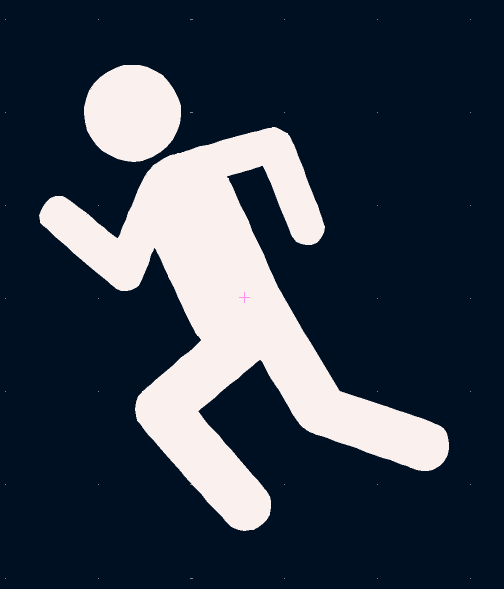
#> input picture Pictures/Internal/Accelerometer.png, 504 x 589 px; its folder holds 5 pictures in this run
$ python oled_images.py
#> lines starting #> are read from the running program, lines starting #| are printed output that depends on the picture
import glob
from PIL import Image
from numpy import *

OUTPUT = 'Pico-code/pictures/'

def process(path: str, oleddim, invert=False):
#> called with path = 'Pictures/Internal/Accelerometer.png', invert = False
    oleddim = array(oleddim)
    img = Image.open(path)
#> img is the input picture: PIL image 504x589 RGBA; mean R, G, B, A 51.3, 61.9, 76.6, 255
    dims = array([img.width, img.height])
#> dims = [504, 589]
    ratio = dims/oleddim
#> ratio = [3.94, 14.72]
    ar = dims[1] / dims[0]
#> ar = 1.17
    ndims = (oleddim[0], int(ar*oleddim[0])) if ratio[0] > ratio[1] else (int(oleddim[1]/ar), oleddim[1])
#> ndims = (34, 40)
    img = img.resize(ndims, Image.Resampling.HAMMING).convert('L')
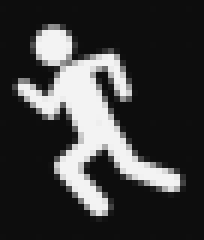
#> img: PIL image 34x40 L (shown 6 times larger); min 13, max 243, mean 60.2

    # img.show()
    ver = 0
    print(OUTPUT + path.split('/')[-1][:-3].replace(" ", "") + 'py')
    output = open(OUTPUT + path.split("/")[-1][:-3].replace(" ", "") + 'py', 'w')
    output.write(f'DIM = ({ndims[0]},{ndims[1]})\nPIXELS = bytes([')
    pixels = img.load()
    for x in range(ndims[0]):
        for y in range(ndims[1]):
            v = (0 if pixels[x,y] > 125 else 1) if invert else (1 if pixels[x,y] > 125 else 0)
            if v == 0:
                continue
            output.write(f'{x},{y},')
            ver += 1
#> after the loop, ver = 283
    output.write('])')
    print(f"Converted {path} ({ver} pixels)")
#| Converted Pictures/Internal/Accelerometer.png (283 pixels)

for path in glob.glob(f"Pictures/Internal/*.png"):
    if path == "Pictures/Internal/logo.png":
        process(path, [128, 64])
        continue
    process(path, [128, 40])
#> pass 2 of the loop `for path in glob.glob(f"Pictures/Internal/*.png"):`:
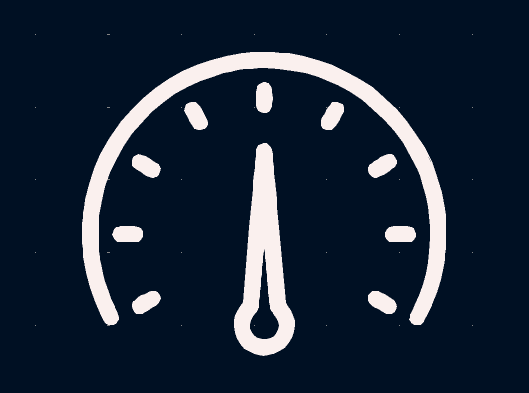
#> input picture Pictures/Internal/Barometer.png, 529 x 393 px
#> in process, img is the input picture: PIL image 529x393 RGBA; mean R, G, B, A 26.7, 39.9, 56.7, 255
#> in process (call 2), `img = img.resize(ndims, Image.Resampling.HAMMING).convert('L')`:
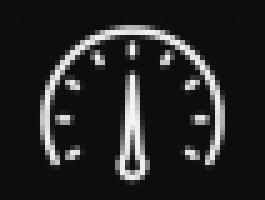
#> img: PIL image 53x40 L (shown 5 times larger); min 13, max 243, mean 37.5
#> after the loop in process (call 2), `for x in range(ndims[0]):`: ver = 227
#| Converted Pictures/Internal/Barometer.png (227 pixels)
#> pass 3 of the loop `for path in glob.glob(f"Pictures/Internal/*.png"):`:
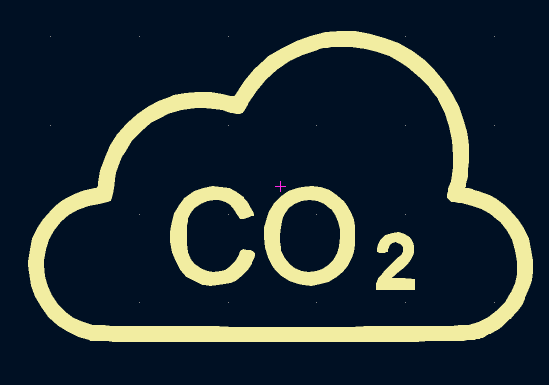
#> input picture Pictures/Internal/CO2 sensor.png, 549 x 385 px
#> in process, img is the input picture: PIL image 549x385 RGBA; mean R, G, B, A 33.5, 46.6, 52.4, 255
#> in process (call 3), `img = img.resize(ndims, Image.Resampling.HAMMING).convert('L')`:
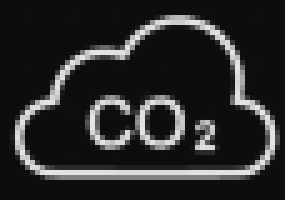
#> img: PIL image 57x40 L (shown 5 times larger); min 13, max 230, mean 43
#> after the loop in process (call 3), `for x in range(ndims[0]):`: ver = 313
#| Converted Pictures/Internal/CO2 sensor.png (313 pixels)
#> the loop made 5 passes; the first 3 are shown
